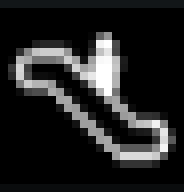
#> input picture src/detect-stairs/escalator_left.png, 23 x 24 px, found by its file name (shown 8 times larger)
$ python main.py escalator_left.png
#> lines starting #> are read from the running program, lines starting #| are printed output that depends on the picture; after the words box and inside, x2 and y2 are one past the last pixel; in counts of white or black regions, pixels touching at a corner belong together
from typing import Tuple
import sys
import subprocess
import io
from pathlib import Path
import cv2
import numpy as np
import numpy.typing as npt
import pandas as pd
#import matplotlib.pyplot as plt

Bounds = Tuple[int, int, int, int]

def bbox(mask: npt.NDArray, buffer: int) -> Bounds:
    rows = np.any(mask, axis=1)
    cols = np.any(mask, axis=0)
    rmin, rmax = np.where(rows)[0][[0, -1]]
    cmin, cmax = np.where(cols)[0][[0, -1]]
    return (rmin - buffer, rmax + buffer, cmin - buffer, cmax + buffer)

def setup() -> Tuple[npt.NDArray, int, int]:
    # with a low enough threshold, this is good enough to match the other 3 as well
    escalator_left = cv2.imread('src/detect-stairs/escalator_left.png')
#> escalator_left is the input picture: shape (24, 23, 3); mean B, G, R 35.4, 35.3, 35
    w, h = escalator_left.shape[:-1]
#> w = 24; h = 23
    return (escalator_left, w, h)

def find_platforms(station_layout: npt.NDArray) -> npt.NDArray:
    platform_color_1 = (182, 220, 241)
    platform_color_2 = (185, 227, 249)

    platform_color_corrected = cv2.cvtColor(station_layout, cv2.COLOR_BGR2RGB)
    return cv2.inRange(platform_color_corrected, platform_color_1, platform_color_2)

def find_line_row(
    platforms: npt.NDArray,
    platforms_mask: npt.NDArray,
    rmin: int,
    rmax: int
) -> Tuple[npt.NDArray, Bounds]:
    line_color = (235, 92, 2)
    # TODO: need to color correct it again for some reason
    platform_color_corrected = cv2.cvtColor(platforms, cv2.COLOR_BGR2RGB)
    mask = cv2.inRange(platform_color_corrected, line_color, line_color)
    (rmin_, rmax_, cmin, cmax) = bbox(mask, 0)

    max_row_idx = rmin + rmax_
    while np.any(platforms_mask[max_row_idx]):
        max_row_idx += 1

    min_row_idx = rmin + rmin_
    while np.any(platforms_mask[min_row_idx]):
        min_row_idx -= 1
    return (mask, (min_row_idx, max_row_idx, cmin, cmax))

def find_stairs(
    platform: npt.NDArray, escalator_left: npt.NDArray, w: int, h: int
) -> npt.NDArray:
    threshold = .35
    res = cv2.matchTemplate(platform, escalator_left, cv2.TM_CCOEFF_NORMED)
    loc = np.where(res >= threshold)
    for pt in zip(*loc[::-1]):  # Switch columns and rows
        cv2.rectangle(platform, pt, (pt[0] + w, pt[1] + h), (0, 0, 255), 2)

    return platform

def find_platform_cols(
    platforms_mask: npt.NDArray,
    line_min_row: int,
    line_max_row: int
) -> Tuple[int, int]:
    submask = platforms_mask[line_min_row:line_max_row, :]
    (_, _, cmin_, cmax_) = bbox(submask, 0)
    return (cmin_, cmax_)

# [24 lines of commented-out code are left out]

def main(
    path: Path,
    query_text: str,
    escalator_left: npt.NDArray,
    w: int,
    h: int
) -> None:
    print(path)
    station_layout = cv2.imread(str(path))

    platforms_mask = find_platforms(station_layout)
    # bounds that includes all platforms, relative to `station_layout`
    (rmin, rmax, cmin, cmax) = bbox(platforms_mask, 50)
    all_platforms = station_layout[rmin:rmax, cmin:cmax]

    # row bounds for the line, relative to `station_layout`
    (line_color_mask, (line_min_row, line_max_row, mask_col, _)) = find_line_row(
        all_platforms,
        platforms_mask,
        rmin,
        rmax
    )
    # col bounds for the line's row_bounded_platform,
    # relative to `platforms_mask` (same as `station_layout`)
    (line_min_col, line_max_col) = find_platform_cols(
        platforms_mask,
        line_min_row,
        line_max_row
    )
    platform = station_layout[
        line_min_row:line_max_row, line_min_col:line_max_col
    ]

    # i tried using nonzero on line_color_mask to find the exact rows
    # of the text, so that ocr can operate only on the area of interest
    # but ocr was more unreliable and failed to read text with a line
    # going through it, while it could read it on the full platform image
    (_, buf) = cv2.imencode(path.name, platform)
    args = [
        sys.argv[1],
        'stdin',
        'stdout',
        '-l',
        'jpn',
        'tsv'
    ]
    p = subprocess.run(
        args,
        input=buf.tobytes(),
        # --tessdata-dir arg doesn't work for some reason
        env={'TESSDATA_PREFIX': './tessdata'},
        capture_output=True
    )
    tsv = p.stdout.decode('utf8')

    nonzeros = np.nonzero(line_color_mask[:, mask_col])[0]
    abs_diff = np.abs(np.diff(nonzeros))
    discontinunities_idx = np.where(abs_diff > 1)[0]
    discontinunities_idx_1 = discontinunities_idx + 1
    c = np.empty(
        (discontinunities_idx.size + discontinunities_idx_1.size,),
        dtype=discontinunities_idx.dtype
    )
    c[0::2] = discontinunities_idx
    c[1::2] = discontinunities_idx_1
    x = np.insert(c, 0, 0)
    x = np.insert(x, x.shape[0], -1)
    sections = np.split(nonzeros[x], x.shape[0] // 2)

    f = io.StringIO(tsv)
    df = pd.read_csv(f, sep='\t')
    df = df[['block_num', 'line_num', 'top', 'text']].dropna()
    df['text'] = df.text.str.strip()
    df = df[df['text'] != '']
    lines = df.groupby(['block_num', 'line_num']).agg({
        'top': 'mean',
        'text': 'sum'
    })
    # lol numpy doesn't have find first
    q = lines[lines.text.str.contains(query_text)].iloc[0]
    diff = line_min_row - rmin
    top = q['top'] + diff
    for [s_top, s_bottom] in sections:
        if s_top <= top <= s_bottom:
            break

    stairs = find_stairs(platform[s_top - diff:], escalator_left, w, h)
    cv2.imwrite('stairs/' + path.name, stairs)


(escalator_left, w, h) = setup()
#> w = 24; h = 23
for path in Path('maps/').iterdir():
    if path.suffix == '.png':
        query_text = '高尾' if path.name == '神田.png' else '立川'
        main(path, query_text, escalator_left, w, h)
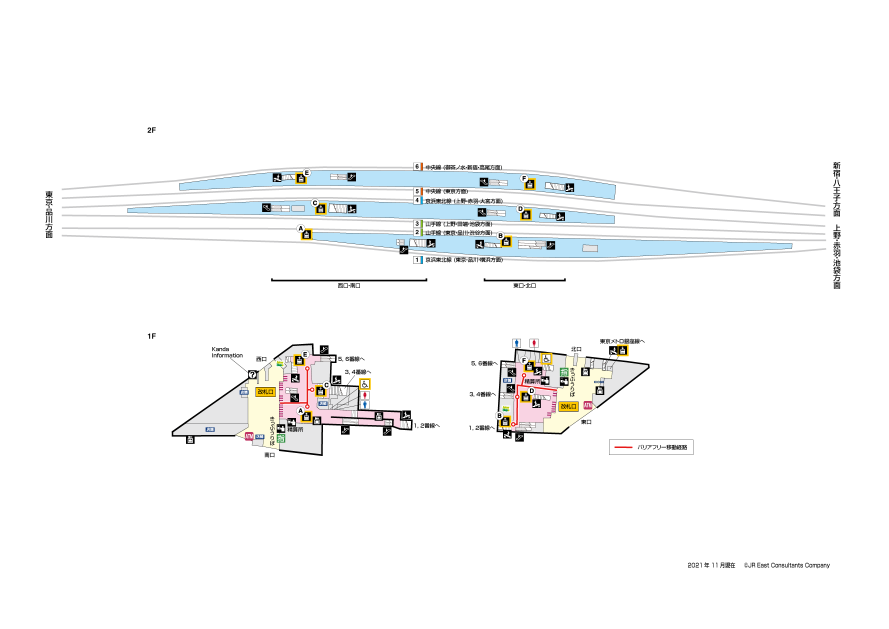
#> input picture maps/kanda.png, 3556 x 2514 px (shown at 1/4 size)
#> in main, station_layout is the input picture: shape (2514, 3556, 3); mean B, G, R 248.6, 248.4, 247.7
#> in find_platforms, `return cv2.inRange(platform_color_corrected, platform_color_1, platfor..`:
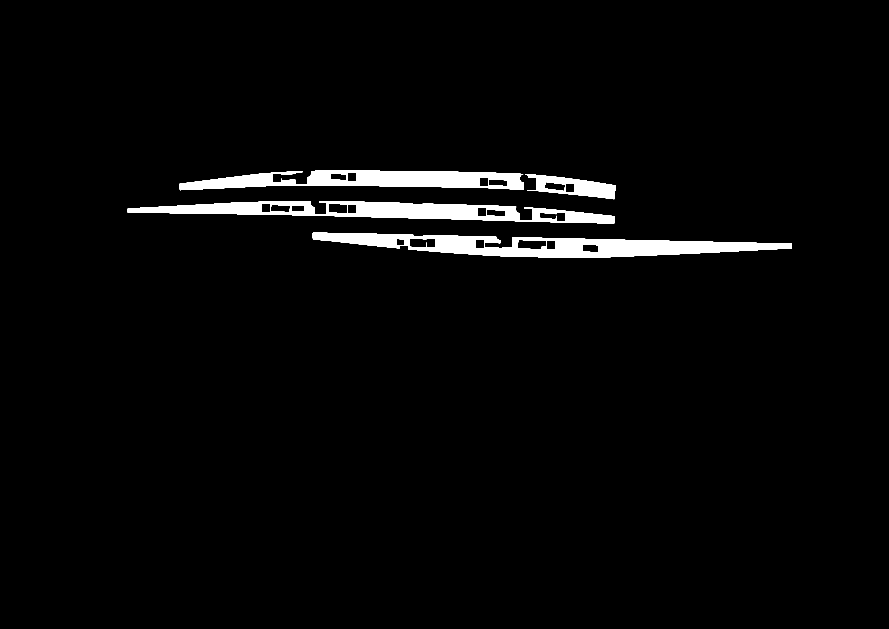
#> returned value: shape (2514, 3556) (shown at 1/4 size); 2.8% white; 4 white regions, box (x1, y1, x2, y2) and area: (1250, 930, 3168, 1031) 92465, (511, 804, 2458, 894) 76625, (718, 682, 2096, 761) 64631, (2100, 696, 2463, 797) 16679
#> in bbox, `rmin, rmax = np.where(rows)[0][[0, -1]]`: rmin = 682; rmax = 1030
#> in bbox, `cmin, cmax = np.where(cols)[0][[0, -1]]`: cmin = 511; cmax = 3167
#> in main, `(rmin, rmax, cmin, cmax) = bbox(platforms_mask, 50)`: rmin = 632; rmax = 1080; cmin = 461; cmax = 3217
#> in main, `all_platforms = station_layout[rmin:rmax, cmin:cmax]`:
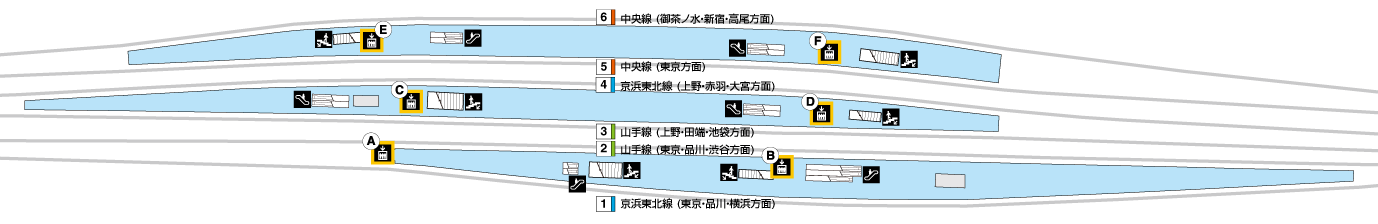
#> all_platforms: shape (448, 2756, 3) (shown at 1/2 size); mean B, G, R 238.2, 234.5, 226
#> in find_line_row, `mask = cv2.inRange(platform_color_corrected, line_color, line_color)`:
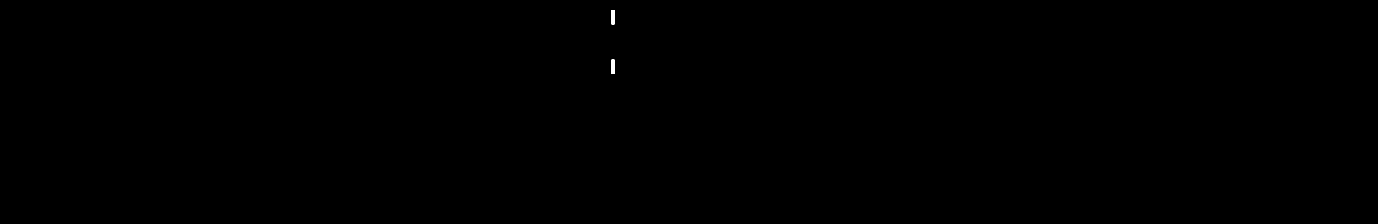
#> mask: shape (448, 2756) (shown at 1/2 size); 0.03% white; 2 white regions, box (x1, y1, x2, y2) and area: (1223, 20, 1229, 49) 174, (1223, 119, 1229, 148) 174
#> in find_line_row, `(rmin_, rmax_, cmin, cmax) = bbox(mask, 0)`: rmin_ = 20; rmax_ = 147; cmin = 1223; cmax = 1228
#> in find_line_row, `max_row_idx = rmin + rmax_`: max_row_idx = 779
#> the loop in find_line_row, `while np.any(platforms_mask[max_row_idx]):` made 18 passes
#> after the loop in find_line_row, `while np.any(platforms_mask[max_row_idx]):`: max_row_idx = 797
#> in find_line_row, `min_row_idx = rmin + rmin_`: min_row_idx = 652
#> in main, `(line_color_mask, (line_min_row, line_max_row, mask_col, _)) = find_li..`: line_max_row = 797; mask_col = 1223
#> in find_platform_cols, `submask = platforms_mask[line_min_row:line_max_row, :]`:
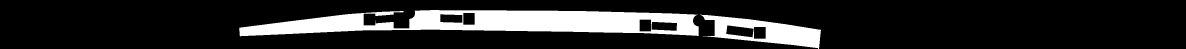
#> submask: shape (145, 3556) (shown at 1/3 size); 15.8% white; 2 white regions, box (x1, y1, x2, y2) and area: (718, 30, 2096, 109) 64631, (2100, 44, 2463, 145) 16679
#> in find_platform_cols, `(_, _, cmin_, cmax_) = bbox(submask, 0)`: cmin_ = 718; cmax_ = 2462
#> in main, `(line_min_col, line_max_col) = find_platform_cols( platforms_mask, lin..`: line_min_col = 718; line_max_col = 2462
#> in main, `platform = station_layout[ line_min_row:line_max_row, line_min_col:lin..`:
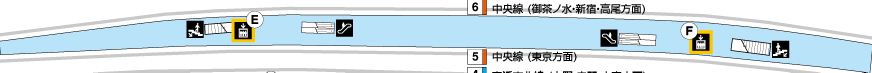
#> platform: shape (145, 1744, 3) (shown at 1/2 size); mean B, G, R 230.3, 224.5, 211.3
#> (the call stopped at in main, `p = subprocess.run( args, input=buf.tobytes(), # --tessdata-dir arg do..`: subprocess is not available in this run)
#> pass 2 of the loop `for path in Path('maps/').iterdir():`:
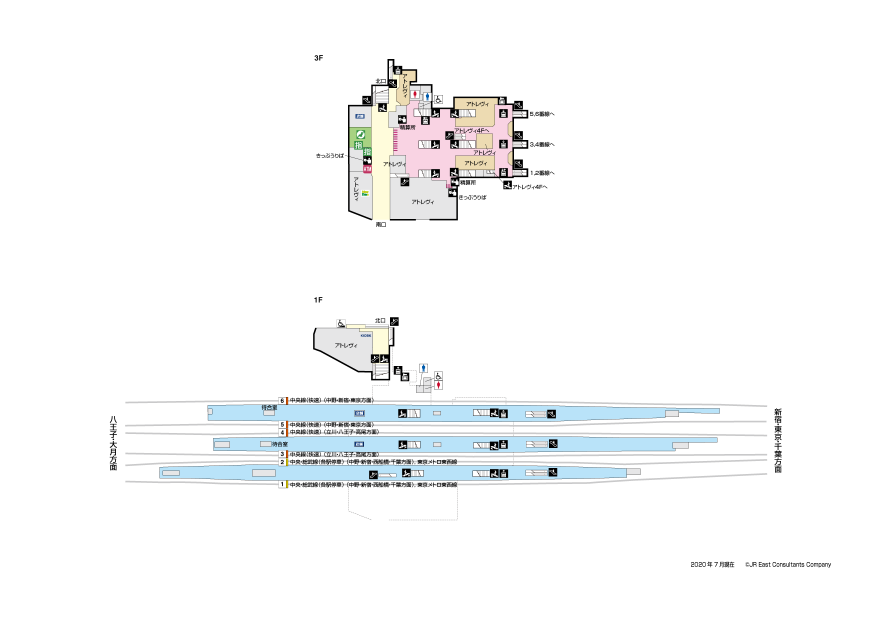
#> input picture maps/mitaka.png, 3556 x 2514 px (shown at 1/4 size)
#> in main, station_layout is the input picture: shape (2514, 3556, 3); mean B, G, R 249.3, 248.8, 247.9
#> in find_platforms (call 2), `return cv2.inRange(platform_color_corrected, platform_color_1, platfor..`:
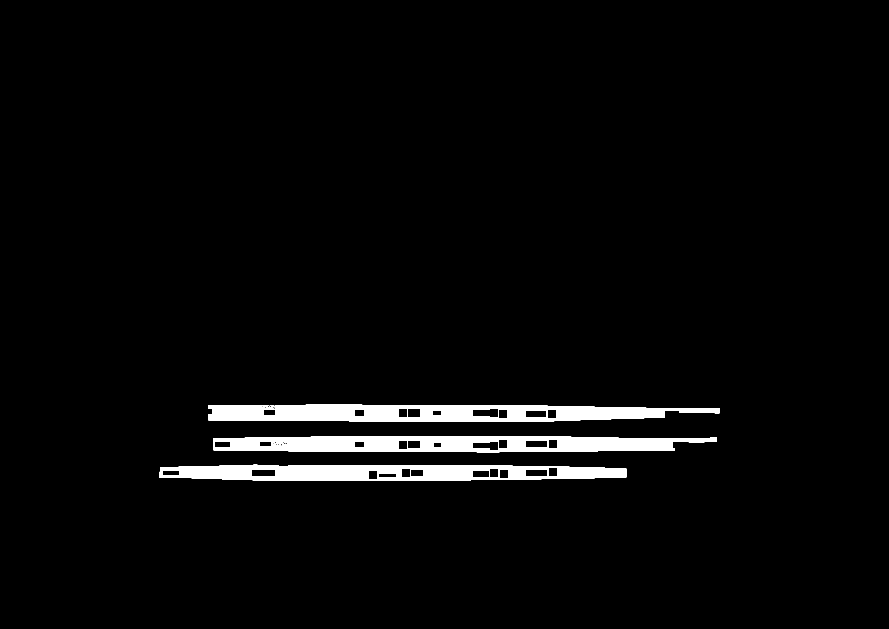
#> returned value: shape (2514, 3556) (shown at 1/4 size); 3.1% white; 15 white regions (9 under 20 px), largest, box (x1, y1, x2, y2) and area: (832, 1619, 2878, 1687) 99015, (854, 1747, 2868, 1809) 93406, (639, 1859, 2506, 1922) 84752, (1072, 1632, 1083, 1637) 55, (1114, 1779, 1125, 1783) 44, (1051, 1620, 1059, 1626) 30
#> in main (call 2), `(rmin, rmax, cmin, cmax) = bbox(platforms_mask, 50)`: rmin = 1569; rmax = 1971; cmin = 589; cmax = 2927
#> all_platforms: shape (402, 2338, 3)
#> mask: shape (402, 2338); 0.07% white; 4 white regions, box (x1, y1, x2, y2) and area: (556, 20, 562, 49) 174, (556, 115, 562, 144) 174, (556, 147, 562, 176) 174, (556, 233, 562, 262) 174
#> line_min_row = 1589; line_max_row = 1830; mask_col = 556
#> submask: shape (241, 3556); 22.5% white; 14 white regions (9 under 20 px), largest, box (x1, y1, x2, y2) and area: (832, 30, 2878, 98) 99015, (854, 158, 2868, 220) 93406, (1072, 43, 1083, 48) 55, (1114, 190, 1125, 194) 44, (1051, 31, 1059, 37) 30
#> line_min_col = 832; line_max_col = 2877
#> in main (call 2), `platform = station_layout[ line_min_row:line_max_row, line_min_col:lin..`:
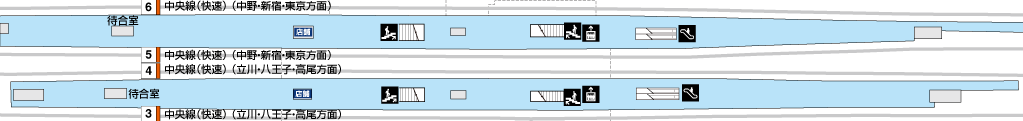
#> platform: shape (241, 2045, 3) (shown at 1/2 size); mean B, G, R 230.4, 221.5, 205
#> pass 3 of the loop `for path in Path('maps/').iterdir():`:
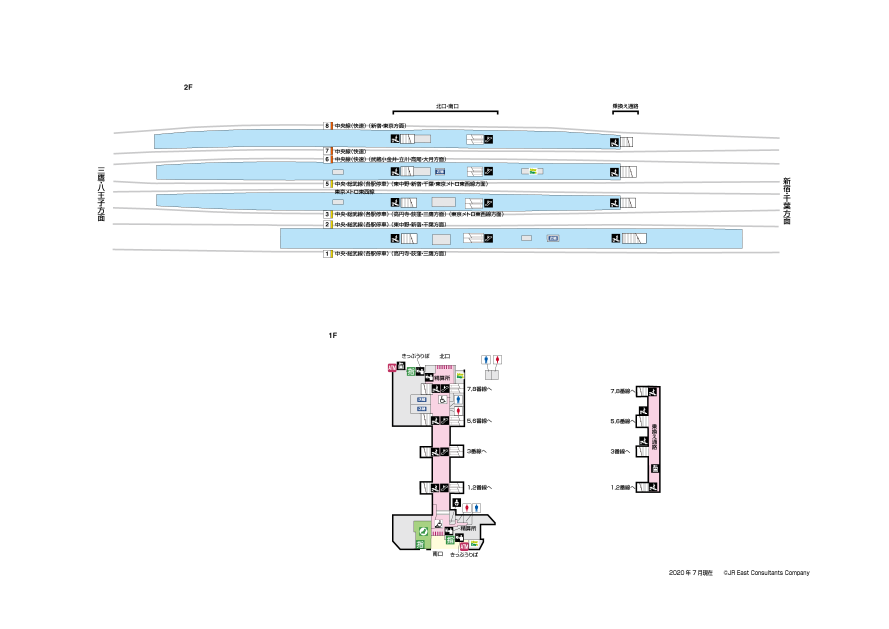
#> input picture maps/nakano.png, 3556 x 2514 px (shown at 1/4 size)
#> in main, station_layout is the input picture: shape (2514, 3556, 3); mean B, G, R 249.6, 248.5, 246.5
#> in find_platforms (call 3), `return cv2.inRange(platform_color_corrected, platform_color_1, platfor..`:
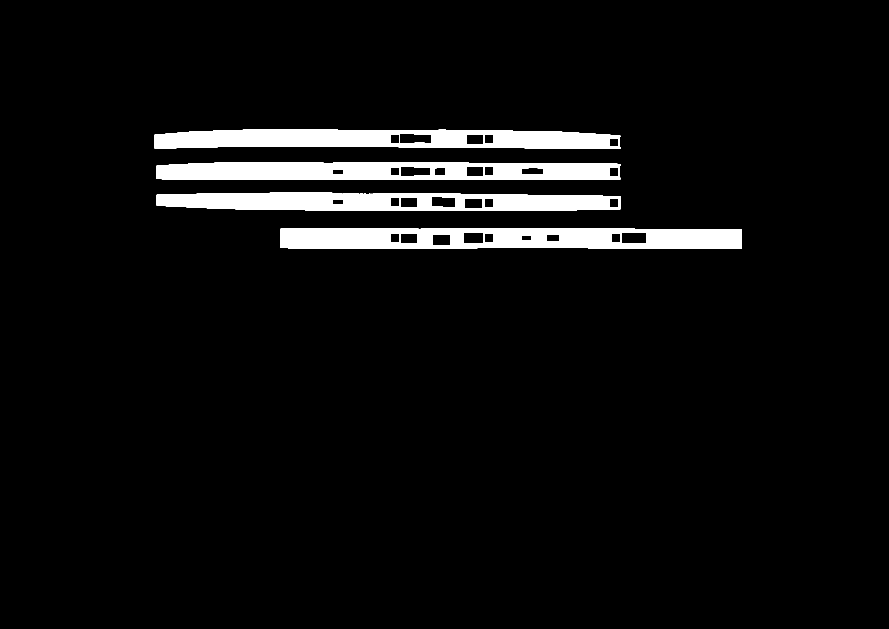
#> returned value: shape (2514, 3556) (shown at 1/4 size); 5% white; 5 white regions (1 under 20 px), largest, box (x1, y1, x2, y2) and area: (1122, 914, 2968, 994) 124324, (618, 518, 2481, 596) 112664, (627, 648, 2481, 720) 108876, (627, 771, 2481, 844) 104155
#> in main (call 3), `(rmin, rmax, cmin, cmax) = bbox(platforms_mask, 50)`: rmin = 468; rmax = 1043; cmin = 568; cmax = 3017
#> all_platforms: shape (575, 2449, 3)
#> mask: shape (575, 2449); 0.04% white; 3 white regions, box (x1, y1, x2, y2) and area: (756, 21, 762, 50) 174, (756, 121, 762, 150) 174, (756, 155, 762, 184) 174
#> line_min_row = 489; line_max_row = 720; mask_col = 756
#> submask: shape (231, 3556); 27% white; 2 white regions, box (x1, y1, x2, y2) and area: (618, 29, 2481, 107) 112664, (627, 159, 2481, 231) 108876
#> line_min_col = 618; line_max_col = 2480
#> in main (call 3), `platform = station_layout[ line_min_row:line_max_row, line_min_col:lin..`:
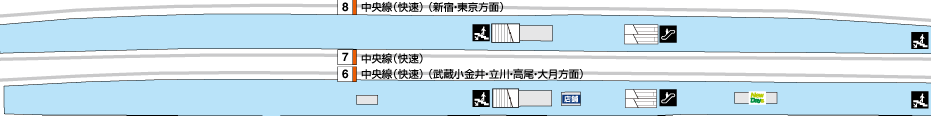
#> platform: shape (231, 1862, 3) (shown at 1/2 size); mean B, G, R 233.6, 222.2, 200.4
#> the loop made 4 passes; the first 3 are shown
#path_ = Path('maps/三鷹.png')
#main(path_)
